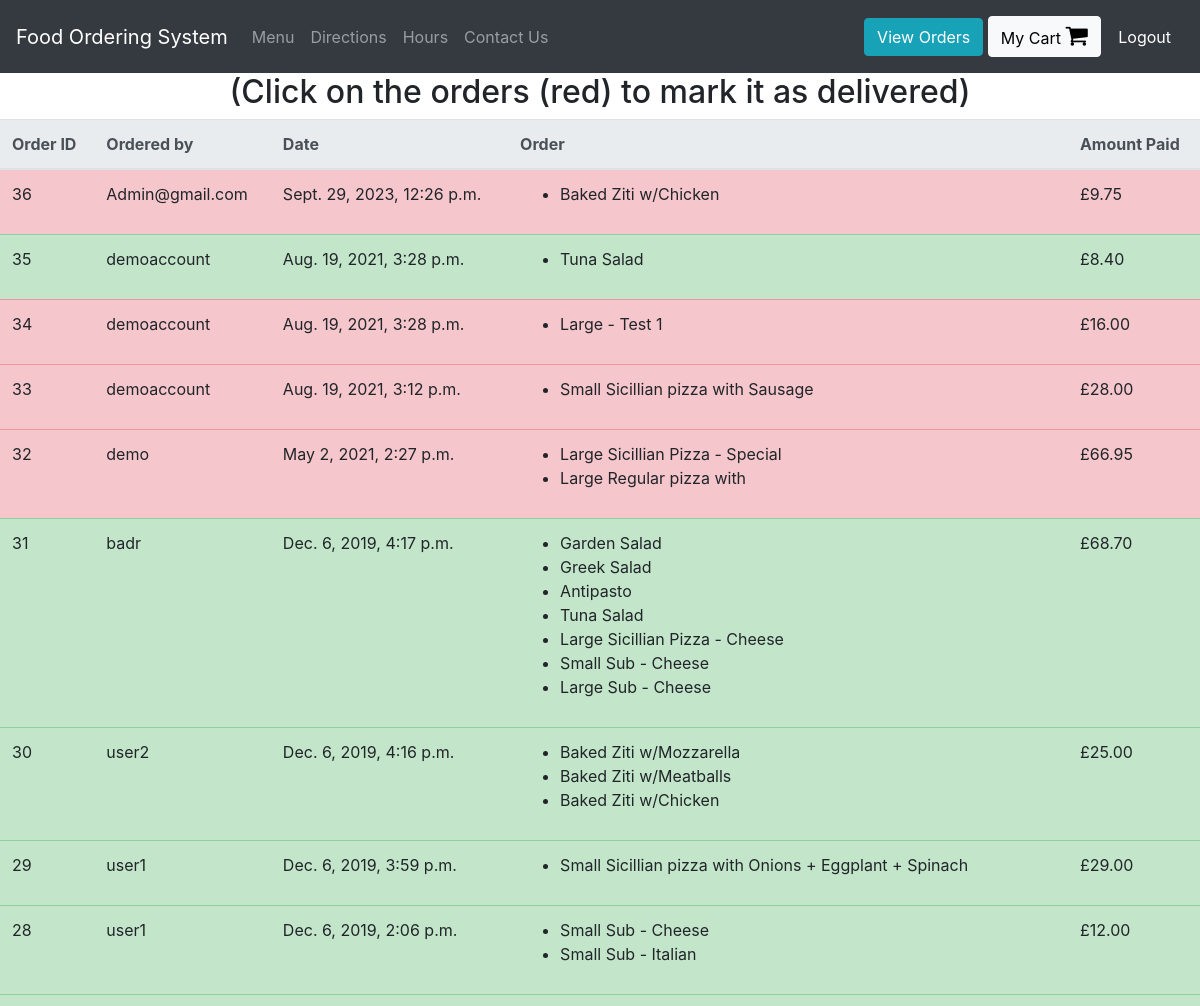
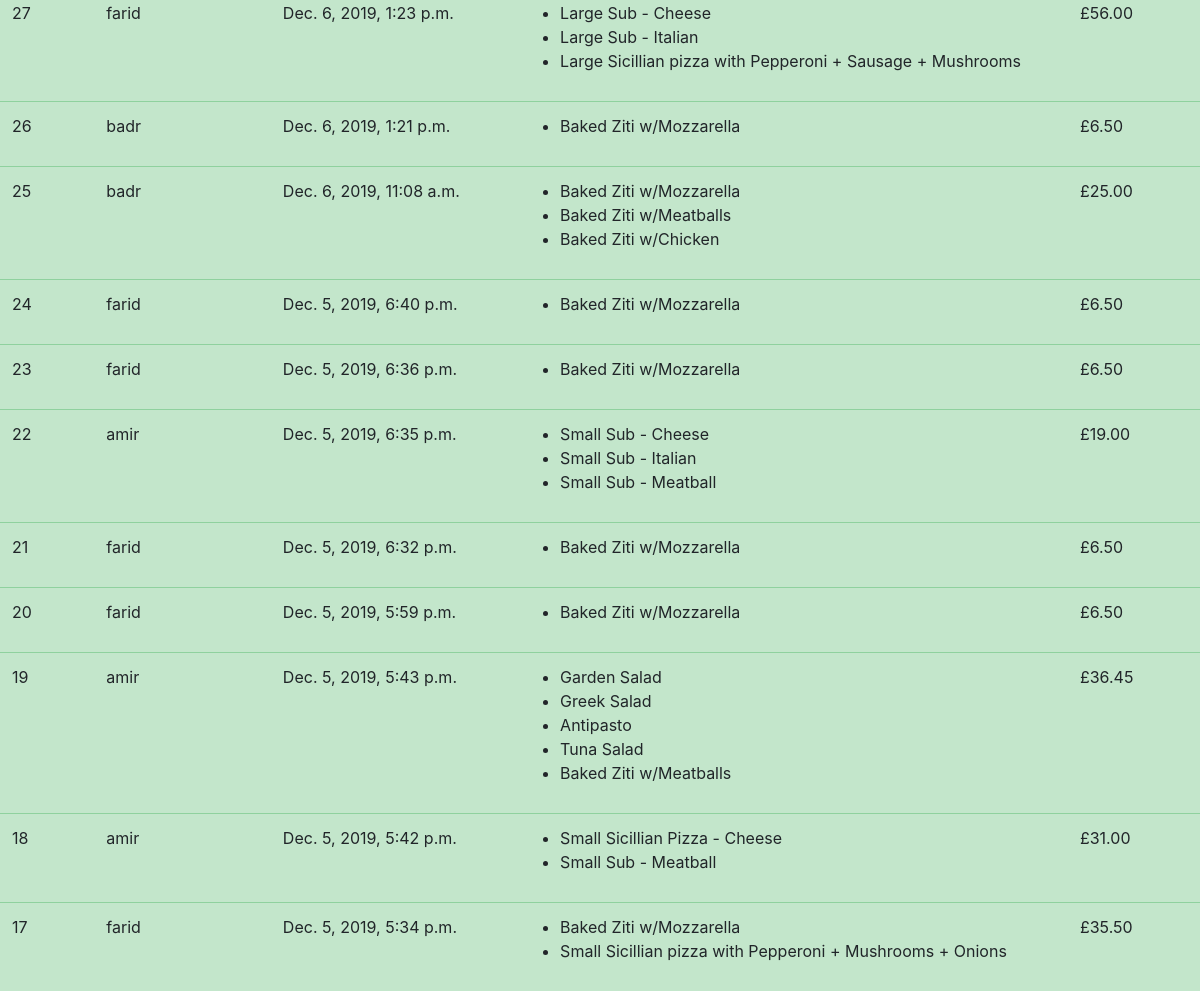
Page /view-orders (signed in) on the committed database (2 pictures, top to bottom).
### orders/models.py (models this page shows, shortened)
class UserOrder(models.Model):
    username = models.CharField(max_length=200) #who placed the order
    order = models.TextField() #this will be a string representation of the cart from localStorage
    price = models.DecimalField(max_digits=6, decimal_places=2) #how much was the order
    time_of_order  = models.DateTimeField(default=datetime.now, blank=True)
    delivered = models.BooleanField()

### orders/views.py (the view)
# urls.py: path("view-orders", views.view_orders, name="view_orders"),
def view_orders(request):
    if request.user.is_superuser:
        rows = UserOrder.objects.all().order_by('-time_of_order')
        return render(request, "orders/orders.html", context = {"rows":rows})
    else:
        rows = UserOrder.objects.all().filter(username = request.user.username).order_by('-time_of_order')
        return render(request, "orders/orders.html", context = {"rows":rows})

### orders/templatetags/custom_tags.py (called while the page is built)
@register.filter(name="format_cart")
def format_cart(value):
    return value[1:-1].split(",")

@register.filter(name="format_cart_item")
def format_cart_item(value):
    return value.replace("'","")

### orders/templates/orders/orders.html
{% extends 'orders/header.html' %}
{% load custom_tags %}
{% block content %}
<div class="container-fluid">
  <div class="row justify-content-center">
    {% if user.is_superuser %}
      <h2>(Click on the orders (red) to mark it as delivered)</h2>
    {% else %}
      <h2> Orders by: {{user.get_username}} </h2>
    {% endif %}
    <table class="table">
        <thead class="thead-light">
        <tr>
          <th scope="col">Order ID</th>
          <th scope="col">Ordered by</th>
          <th scope="col">Date</th>
          <th scope="col">Order</th>
          <th scope="col">Amount Paid</th>
        </tr>
        </thead>
        <tbody id = "orders_table">
          {% for row in rows %}
          {% if row.delivered %}
            <tr class="table-success">
          {% else %}
            <tr class="table-danger mark-as-complete">
          {% endif %}
              <td>{{row.id}}</td>
              <td>{{row.username}}</td>
              <td>{{row.time_of_order}}</td>
              <td >
                <ul>
                  {% for item in row.order|format_cart %}
                    <li>{{item|format_cart_item}}</li>
                  {% endfor %}
                </ul>
              </td>
              <td>£{{row.price}}</td>
            </tr>
          {% endfor %}
        </tbody>
    </table>
  </div>
</div>
{% endblock %}

### rows in the picture
UserOrder: id "36", username "Admin@gmail.com", time_of_order "Sept. 29, 2023, 12:26 p.m.", order "Baked Ziti w/Chicken", price "9.75"
UserOrder: id "35", username "demoaccount", time_of_order "Aug. 19, 2021, 3:28 p.m.", order "Tuna Salad", price "8.40"
UserOrder: id "34", username "demoaccount", time_of_order "Aug. 19, 2021, 3:28 p.m.", order "Large - Test 1", price "16.00"
UserOrder: id "33", username "demoaccount", time_of_order "Aug. 19, 2021, 3:12 p.m.", order "Small Sicillian pizza with Sausage", price "28.00"
UserOrder: id "32", username "demo", time_of_order "May 2, 2021, 2:27 p.m.", order "Large Sicillian Pizza - Special" "Large Regular pizza with", price "66.95"
UserOrder: id "31", username "badr", time_of_order "Dec. 6, 2019, 4:17 p.m.", order "Garden Salad" "Greek Salad" "Antipasto" "Tuna Salad" "Large Sicillian Pizza - Cheese" "Small Sub - Cheese" "Large Sub - Cheese", price "68.70"
UserOrder: id "30", username "user2", time_of_order "Dec. 6, 2019, 4:16 p.m.", order "Baked Ziti w/Mozzarella" "Baked Ziti w/Meatballs" "Baked Ziti w/Chicken", price "25.00"
UserOrder: id "29", username "user1", time_of_order "Dec. 6, 2019, 3:59 p.m.", order "Small Sicillian pizza with Onions + Eggplant + Spinach", price "29.00"
UserOrder: id "28", username "user1", time_of_order "Dec. 6, 2019, 2:06 p.m.", order "Small Sub - Cheese" "Small Sub - Italian", price "12.00"
UserOrder: id "27", username "farid", time_of_order "Dec. 6, 2019, 1:23 p.m.", order "Large Sub - Cheese" "Large Sub - Italian" "Large Sicillian pizza with Pepperoni + Sausage + Mushrooms", price "56.00"
UserOrder: id "26", username "badr", time_of_order "Dec. 6, 2019, 1:21 p.m.", order "Baked Ziti w/Mozzarella", price "6.50"
UserOrder: id "25", username "badr", time_of_order "Dec. 6, 2019, 11:08 a.m.", order "Baked Ziti w/Mozzarella" "Baked Ziti w/Meatballs" "Baked Ziti w/Chicken", price "25.00"
UserOrder: id "24", username "farid", time_of_order "Dec. 5, 2019, 6:40 p.m.", order "Baked Ziti w/Mozzarella", price "6.50"
UserOrder: id "23", username "farid", time_of_order "Dec. 5, 2019, 6:36 p.m.", order "Baked Ziti w/Mozzarella", price "6.50"
UserOrder: id "22", username "amir", time_of_order "Dec. 5, 2019, 6:35 p.m.", order "Small Sub - Cheese" "Small Sub - Italian" "Small Sub - Meatball", price "19.00"
UserOrder: id "21", username "farid", time_of_order "Dec. 5, 2019, 6:32 p.m.", order "Baked Ziti w/Mozzarella", price "6.50"
UserOrder: id "20", username "farid", time_of_order "Dec. 5, 2019, 5:59 p.m.", order "Baked Ziti w/Mozzarella", price "6.50"
UserOrder: id "19", username "amir", time_of_order "Dec. 5, 2019, 5:43 p.m.", order "Garden Salad" "Greek Salad" "Antipasto" "Tuna Salad" "Baked Ziti w/Meatballs", price "36.45"
UserOrder: id "18", username "amir", time_of_order "Dec. 5, 2019, 5:42 p.m.", order "Small Sicillian Pizza - Cheese" "Small Sub - Meatball", price "31.00"
UserOrder: id "17", username "farid", time_of_order "Dec. 5, 2019, 5:34 p.m.", order "Baked Ziti w/Mozzarella" "Small Sicillian pizza with Pepperoni + Mushrooms + Onions", price "35.50"
